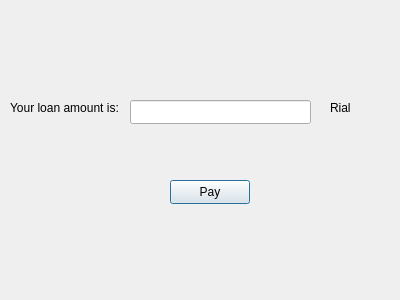
<?xml version="1.0" encoding="UTF-8"?>
<ui version="4.0">
 <class>LoanCustomer</class>
 <widget class="QDialog" name="LoanCustomer">
  <property name="enabled">
   <bool>true</bool>
  </property>
  <property name="geometry">
   <rect>
    <x>0</x>
    <y>0</y>
    <width>400</width>
    <height>300</height>
   </rect>
  </property>
  <property name="windowTitle">
   <string>Paying Loan</string>
  </property>
  <widget class="QLineEdit" name="loanAmount">
   <property name="enabled">
    <bool>true</bool>
   </property>
   <property name="geometry">
    <rect>
     <x>130</x>
     <y>100</y>
     <width>181</width>
     <height>24</height>
    </rect>
   </property>
   <property name="readOnly">
    <bool>true</bool>
   </property>
  </widget>
  <widget class="QLabel" name="label">
   <property name="geometry">
    <rect>
     <x>10</x>
     <y>100</y>
     <width>121</width>
     <height>16</height>
    </rect>
   </property>
   <property name="text">
    <string>Your loan amount is:</string>
   </property>
  </widget>
  <widget class="QLabel" name="label_2">
   <property name="geometry">
    <rect>
     <x>330</x>
     <y>100</y>
     <width>49</width>
     <height>16</height>
    </rect>
   </property>
   <property name="text">
    <string>Rial</string>
   </property>
  </widget>
  <widget class="QPushButton" name="pay">
   <property name="geometry">
    <rect>
     <x>170</x>
     <y>180</y>
     <width>80</width>
     <height>24</height>
    </rect>
   </property>
   <property name="text">
    <string>Pay</string>
   </property>
  </widget>
 </widget>
 <resources/>
 <connections/>
</ui>
